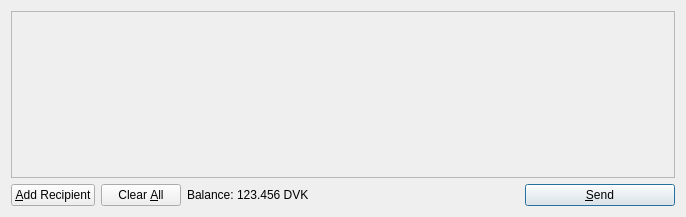
<?xml version="1.0" encoding="UTF-8"?>
<ui version="4.0">
 <class>SendCoinsDialog</class>
 <widget class="QDialog" name="SendCoinsDialog">
  <property name="geometry">
   <rect>
    <x>0</x>
    <y>0</y>
    <width>686</width>
    <height>217</height>
   </rect>
  </property>
  <property name="windowTitle">
   <string>Send Coins</string>
  </property>
  <layout class="QVBoxLayout" name="verticalLayout">
   <item>
    <widget class="QScrollArea" name="scrollArea">
     <property name="widgetResizable">
      <bool>true</bool>
     </property>
     <widget class="QWidget" name="scrollAreaWidgetContents">
      <property name="geometry">
       <rect>
        <x>0</x>
        <y>0</y>
        <width>666</width>
        <height>165</height>
       </rect>
      </property>
      <layout class="QVBoxLayout" name="verticalLayout_2">
       <property name="margin">
        <number>0</number>
       </property>
       <item>
        <layout class="QVBoxLayout" name="entries">
         <property name="spacing">
          <number>6</number>
         </property>
        </layout>
       </item>
       <item>
        <spacer name="verticalSpacer">
         <property name="orientation">
          <enum>Qt::Vertical</enum>
         </property>
         <property name="sizeHint" stdset="0">
          <size>
           <width>20</width>
           <height>40</height>
          </size>
         </property>
        </spacer>
       </item>
      </layout>
     </widget>
    </widget>
   </item>
   <item>
    <layout class="QHBoxLayout" name="horizontalLayout">
     <item>
      <widget class="QPushButton" name="addButton">
       <property name="toolTip">
        <string>Send to multiple recipients at once</string>
       </property>
       <property name="text">
        <string>&amp;Add Recipient</string>
       </property>
       <property name="icon">
        <iconset resource="../bitcoin.qrc">
         <normaloff>:/icons/add</normaloff>:/icons/add</iconset>
       </property>
       <property name="autoDefault">
        <bool>false</bool>
       </property>
      </widget>
     </item>
     <item>
      <widget class="QPushButton" name="clearButton">
       <property name="sizePolicy">
        <sizepolicy hsizetype="Minimum" vsizetype="Fixed">
         <horstretch>0</horstretch>
         <verstretch>0</verstretch>
        </sizepolicy>
       </property>
       <property name="toolTip">
        <string>Remove all transaction fields</string>
       </property>
       <property name="text">
        <string>Clear &amp;All</string>
       </property>
       <property name="icon">
        <iconset resource="../bitcoin.qrc">
         <normaloff>:/icons/remove</normaloff>:/icons/remove</iconset>
       </property>
       <property name="autoRepeatDelay">
        <number>300</number>
       </property>
       <property name="autoDefault">
        <bool>false</bool>
       </property>
      </widget>
     </item>
     <item>
      <layout class="QHBoxLayout" name="horizontalLayout_2">
       <property name="spacing">
        <number>3</number>
       </property>
       <item>
        <widget class="QLabel" name="label">
         <property name="text">
          <string>Balance:</string>
         </property>
        </widget>
       </item>
       <item>
        <widget class="QLabel" name="labelBalance">
         <property name="cursor">
          <cursorShape>IBeamCursor</cursorShape>
         </property>
         <property name="text">
          <string>123.456 DVK</string>
         </property>
         <property name="textInteractionFlags">
          <set>Qt::LinksAccessibleByMouse|Qt::TextSelectableByKeyboard|Qt::TextSelectableByMouse</set>
         </property>
        </widget>
       </item>
      </layout>
     </item>
     <item>
      <spacer name="horizontalSpacer">
       <property name="orientation">
        <enum>Qt::Horizontal</enum>
       </property>
       <property name="sizeHint" stdset="0">
        <size>
         <width>40</width>
         <height>20</height>
        </size>
       </property>
      </spacer>
     </item>
     <item>
      <widget class="QPushButton" name="sendButton">
       <property name="minimumSize">
        <size>
         <width>150</width>
         <height>0</height>
        </size>
       </property>
       <property name="toolTip">
        <string>Confirm the send action</string>
       </property>
       <property name="text">
        <string>&amp;Send</string>
       </property>
       <property name="icon">
        <iconset resource="../bitcoin.qrc">
         <normaloff>:/icons/send</normaloff>:/icons/send</iconset>
       </property>
       <property name="default">
        <bool>true</bool>
       </property>
      </widget>
     </item>
    </layout>
   </item>
  </layout>
 </widget>
 <resources>
  <include location="../bitcoin.qrc"/>
 </resources>
 <connections/>
</ui>
